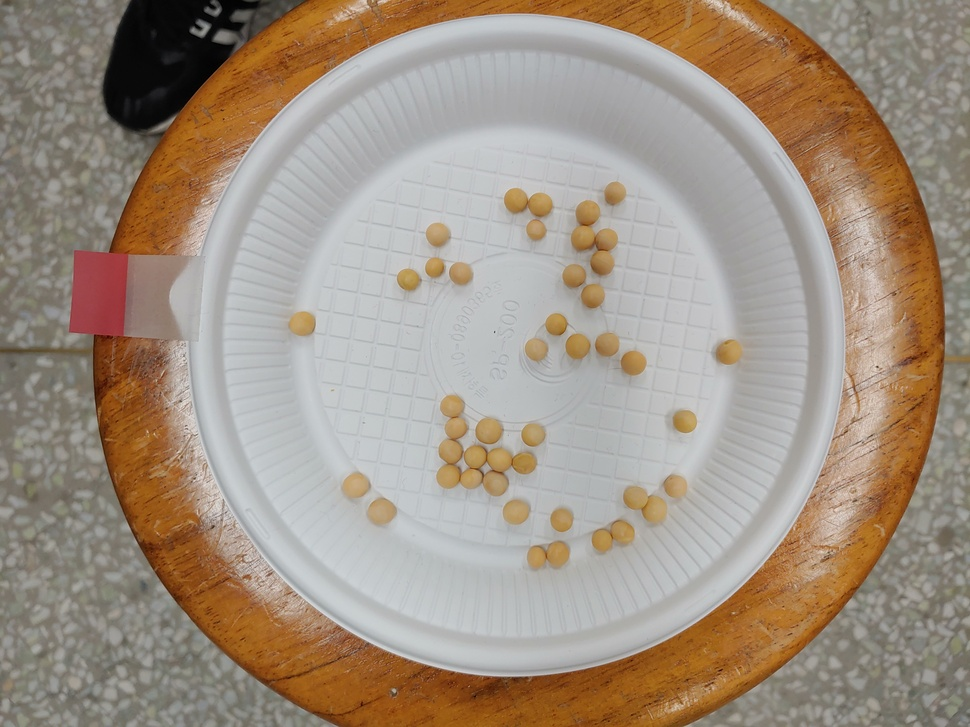
#> input picture Open/t01/5.jpg, 970 x 727 px, shrunk from 4032 x 3024 before the run
$ python imageSeg.py
#> lines starting #> are read from the running program, lines starting #| are printed output that depends on the picture; after the words box and inside, x2 and y2 are one past the last pixel; in counts of white or black regions, pixels touching at a corner belong together
import cv2
import matplotlib.pyplot as plt
from matplotlib.colors import hsv_to_rgb
import numpy as np

from mpl_toolkits.mplot3d import Axes3D
from matplotlib import cm
from matplotlib import colors

kong = cv2.imread('../../Open/t01/5.jpg')
#> kong is the input picture: shape (727, 970, 3); mean B, G, R 130.7, 145.8, 160.3
kong = cv2.cvtColor(kong, cv2.COLOR_BGR2RGB)


hsv_kong = cv2.cvtColor(kong, cv2.COLOR_RGB2HSV)
#> hsv_kong: shape (727, 970, 3); mean H, S, V 48.1, 55.3, 161.9
low_blue = np.array([0, 60, 0])
high_blue = np.array([55, 190, 255])

lo_square = np.full((10, 10, 3), low_blue, dtype=np.uint8) / 255.0
do_square = np.full((10, 10, 3), high_blue, dtype=np.uint8) / 255.0

plt.subplot(1, 2, 1)
plt.imshow(hsv_to_rgb(do_square))
plt.subplot(1, 2, 2)
plt.imshow(hsv_to_rgb(lo_square))
plt.show()
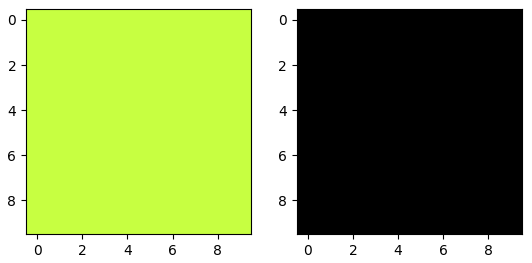
#> figure drawn by matplotlib, 2 panels

mask = cv2.inRange(hsv_kong, low_blue, high_blue)
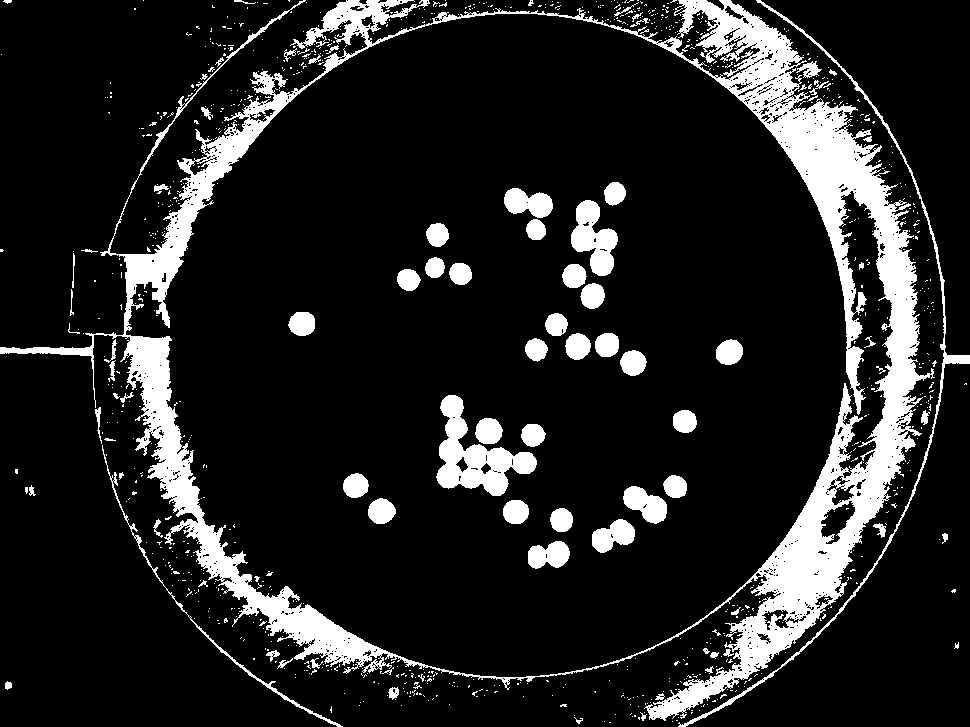
#> mask: shape (727, 970); 13.7% white; 945 white regions (854 under 20 px), largest, box (x1, y1, x2, y2) and area: (0, 0, 935, 721) 67411, (436, 395, 537, 496) 4132, (678, 0, 970, 727) 2580

plt.imshow(mask)
plt.show()

res = cv2.bitwise_and(kong, kong, mask=mask)
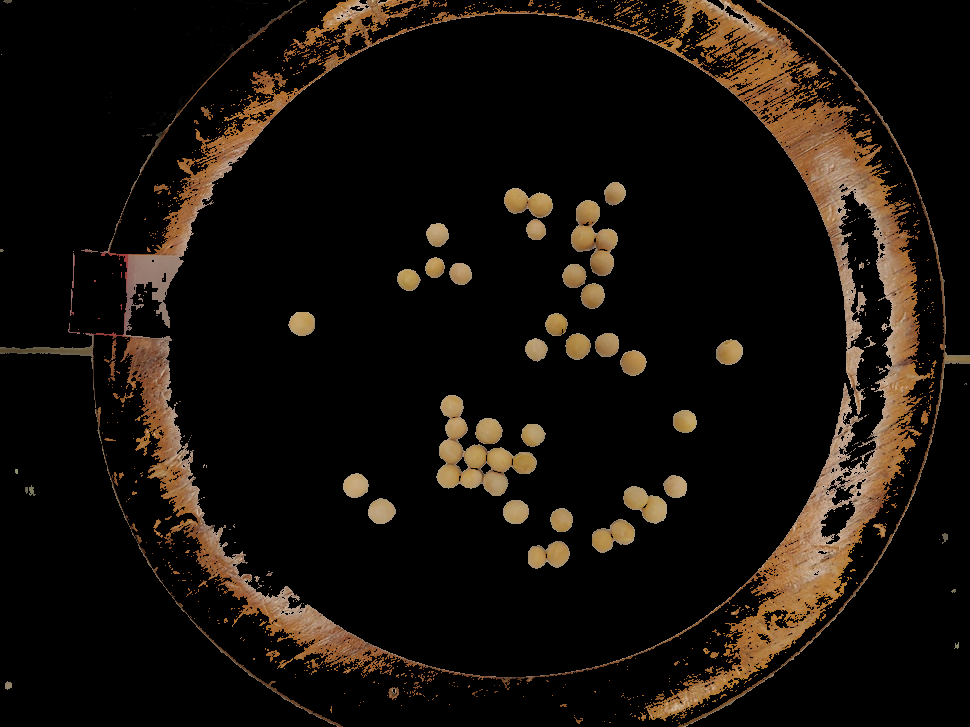
#> res: shape (727, 970, 3); mean R, G, B 22.1, 16.3, 10.7

plt.imshow(res)
plt.show()

$ run again, with Open/t01/1.jpg copied over Open/t01/5.jpg
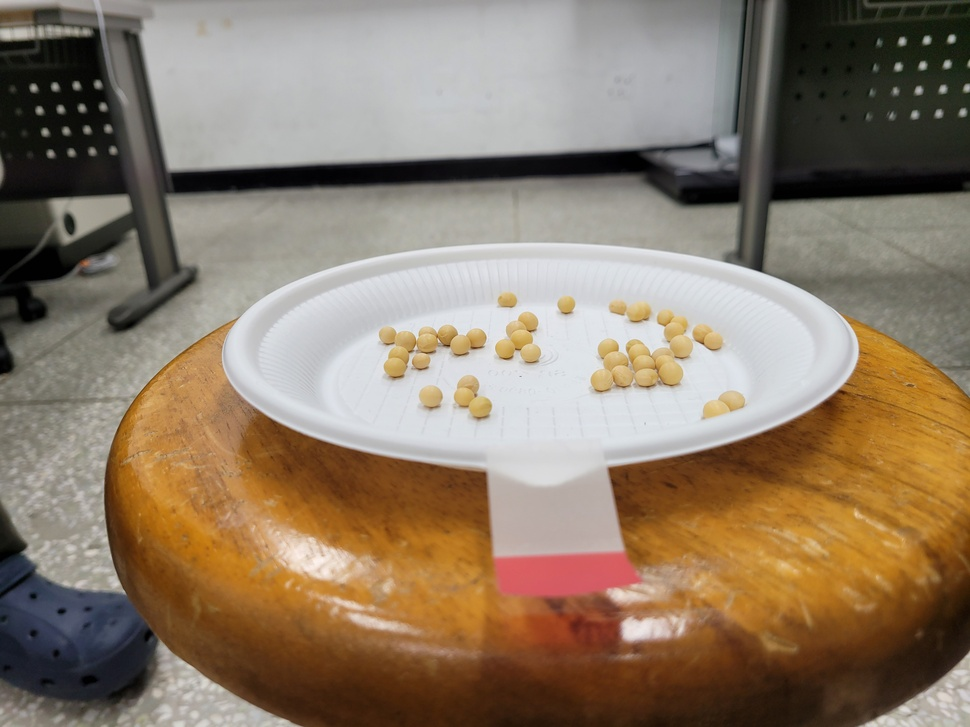
#> input picture Open/t01/1.jpg, 970 x 727 px, shrunk from 4032 x 3024 before the run
#> kong is the input picture: shape (727, 970, 3); mean B, G, R 104.4, 123.5, 140.7
#> hsv_kong: shape (727, 970, 3); mean H, S, V 44.9, 78.9, 142.6
#> `mask = cv2.inRange(hsv_kong, low_blue, high_blue)`:
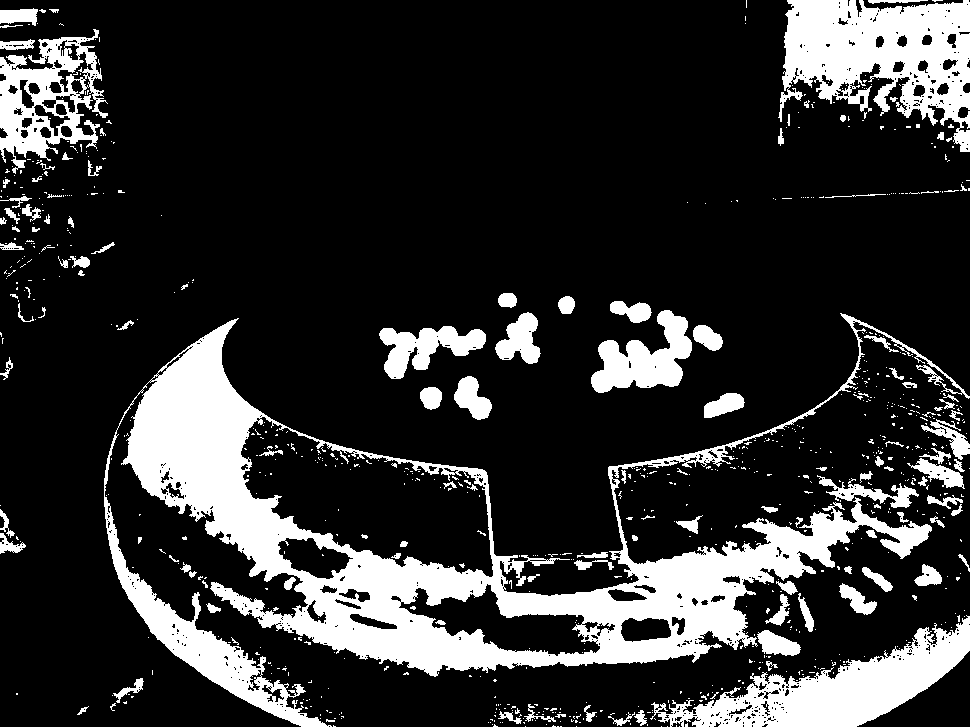
#> mask: shape (727, 970); 19.2% white; 843 white regions (717 under 20 px), largest, box (x1, y1, x2, y2) and area: (104, 313, 970, 727) 72144, (778, 0, 970, 152) 16688, (650, 615, 970, 727) 13095
#> `res = cv2.bitwise_and(kong, kong, mask=mask)`:
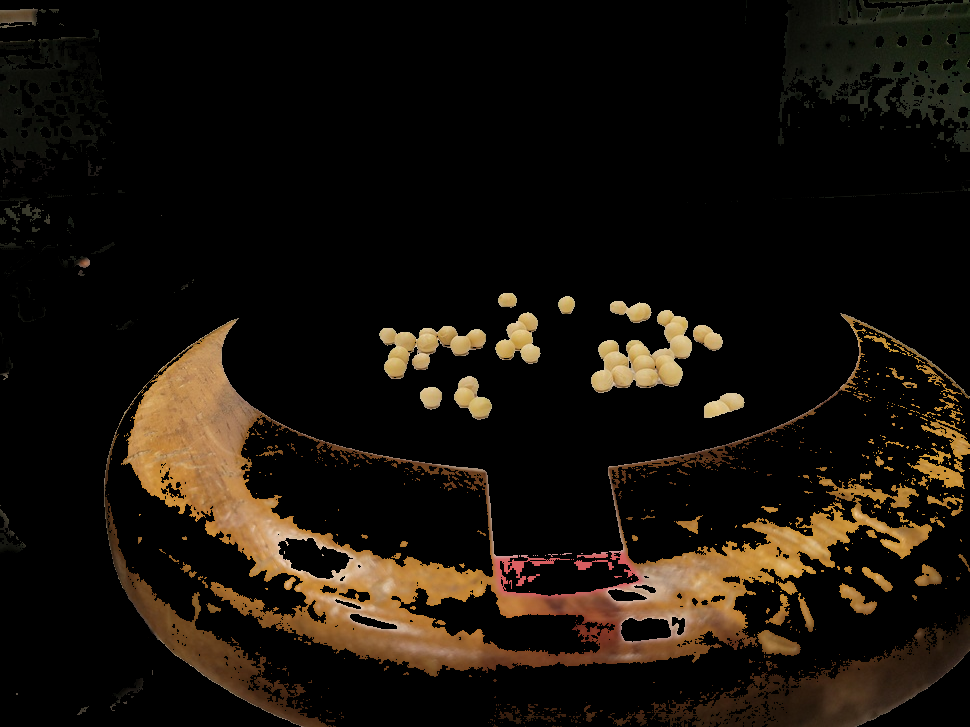
#> res: shape (727, 970, 3); mean R, G, B 24.5, 18, 10.6

$ run again, with Open/t01/2.jpg copied over Open/t01/5.jpg
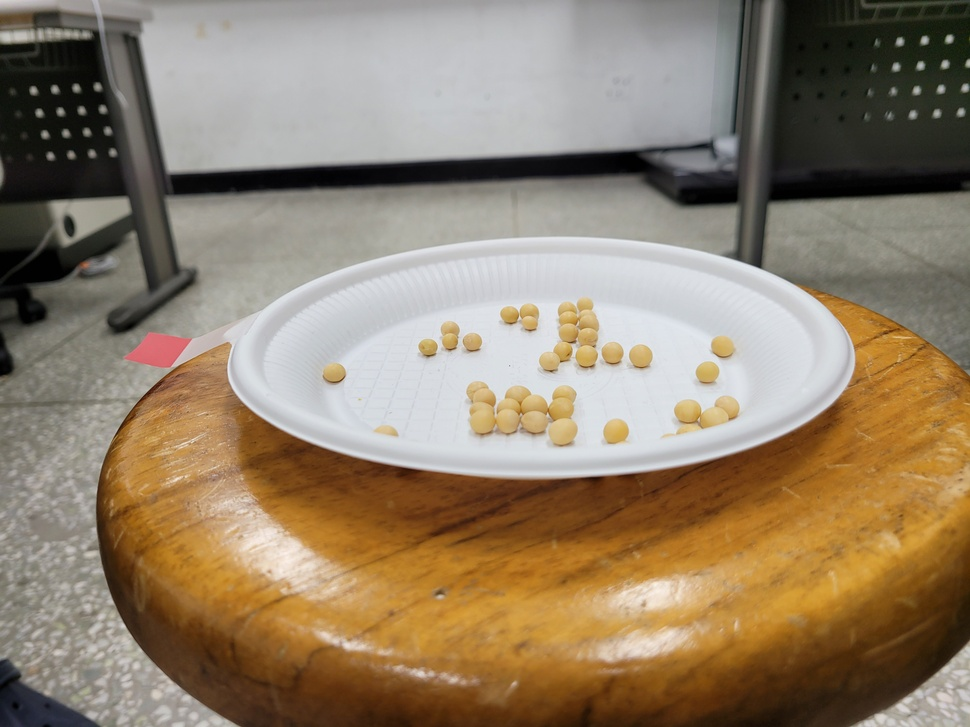
#> input picture Open/t01/2.jpg, 970 x 727 px, shrunk from 4032 x 3024 before the run
#> kong is the input picture: shape (727, 970, 3); mean B, G, R 106.3, 128.6, 145.4
#> hsv_kong: shape (727, 970, 3); mean H, S, V 45.7, 79.5, 147.2
#> `mask = cv2.inRange(hsv_kong, low_blue, high_blue)`:
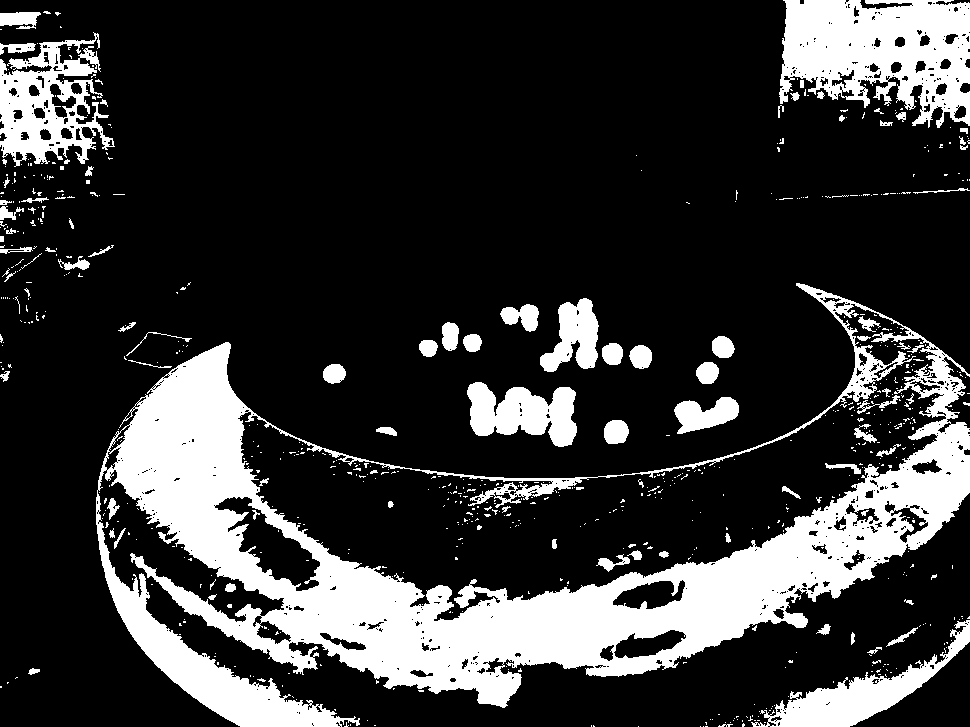
#> mask: shape (727, 970); 21.3% white; 725 white regions (634 under 20 px), largest, box (x1, y1, x2, y2) and area: (96, 283, 970, 727) 100184, (779, 0, 970, 128) 16597, (0, 32, 115, 167) 7545
#> `res = cv2.bitwise_and(kong, kong, mask=mask)`:
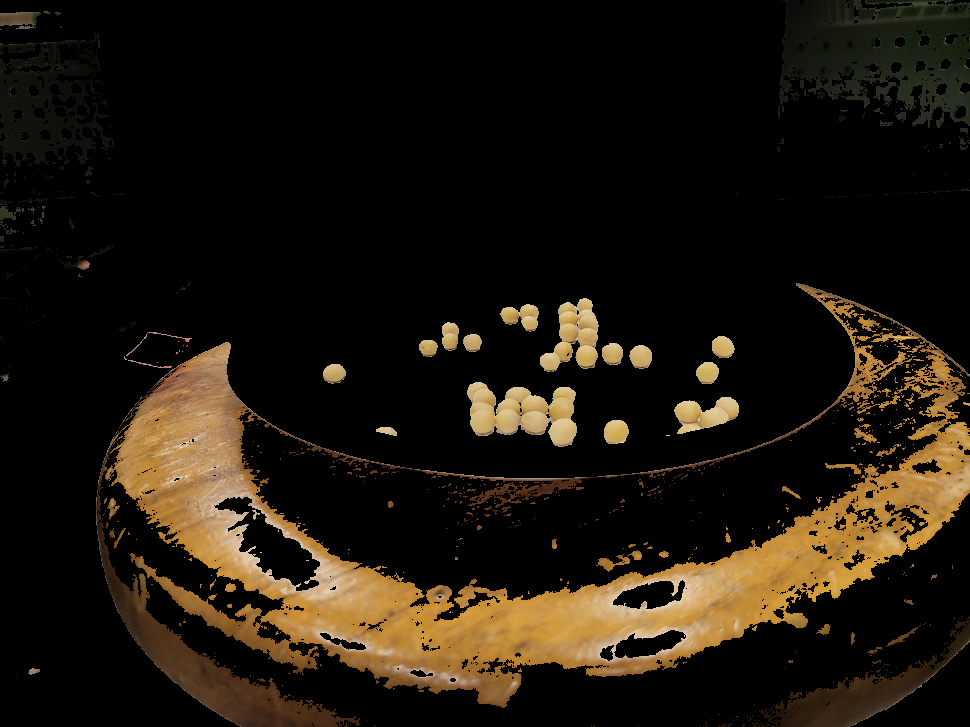
#> res: shape (727, 970, 3); mean R, G, B 30.6, 23.3, 13.1
